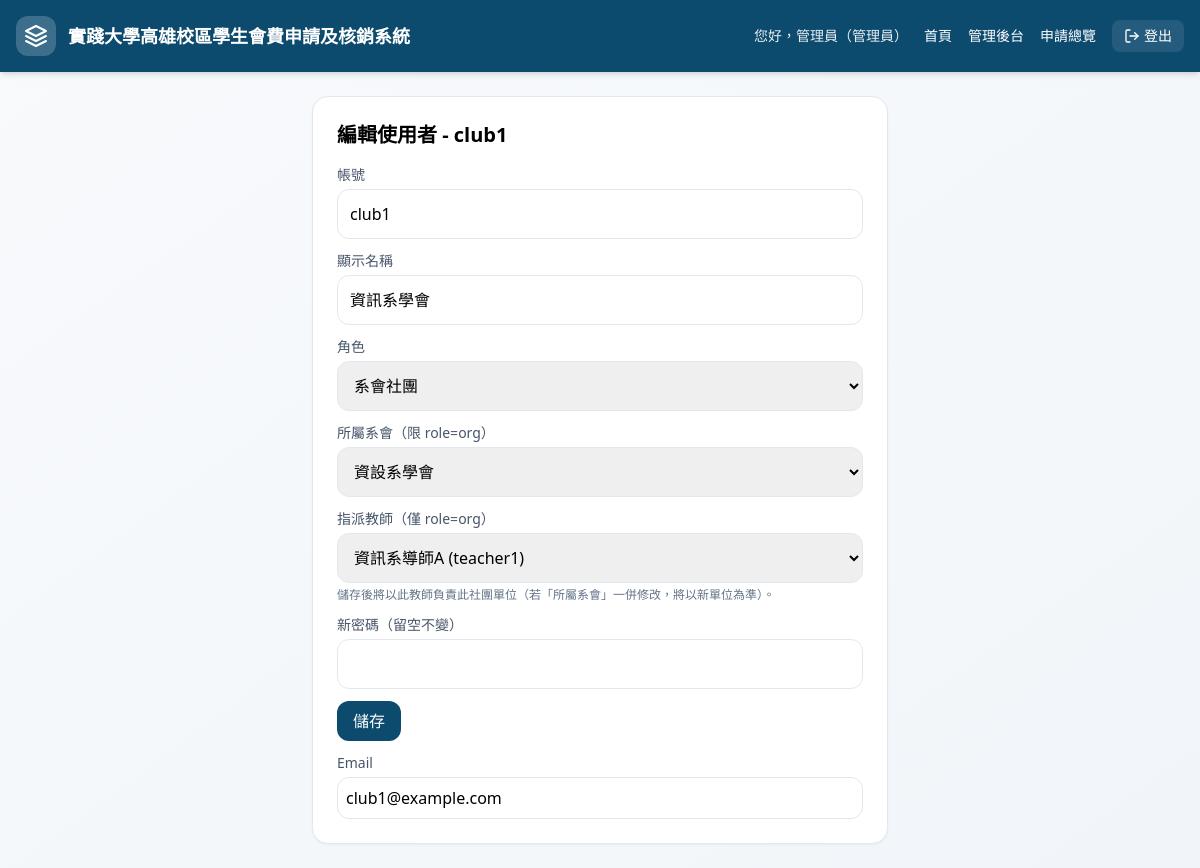
Page /admin/user/2/edit (signed in) on the committed database.
### tables this page shows
CREATE TABLE users (
  id INTEGER PRIMARY KEY AUTOINCREMENT,
  username TEXT UNIQUE NOT NULL,
  password_hash TEXT NOT NULL,
  role TEXT NOT NULL,
  display_name TEXT NOT NULL,
  org_id INTEGER,
  email TEXT
);

CREATE TABLE organizations (
  id INTEGER PRIMARY KEY AUTOINCREMENT,
  name TEXT UNIQUE NOT NULL
);

### app.py (the view, shortened to what this page needs)
@app.route('/admin/user/<int:uid>/edit', methods=['GET','POST'])
def admin_edit_user(uid):
    r = require('admin')
    if r: return r
    u = q('SELECT * FROM users WHERE id=?',(uid,), one=True)
    if not u:
        flash('找不到使用者')
        return redirect(url_for('admin_home'))
    roles = [('org','系會社團'),('org_teacher','系會社團老師'),
             ('union_treasurer','學生會出納'),('union_finance','學生會財務'),
             ('union_other','學生會其他幹部'),('union_president','學生會會長'),
             ('parliament_chair','學生議會議長'),('instructor','課指組老師'),
             ('admin','管理員')]
    orgs = q('SELECT * FROM organizations ORDER BY id')
    teachers = q("SELECT * FROM users WHERE role='org_teacher' ORDER BY display_name")
    current_teacher = None
    if u and u['org_id']:
        ct = q('SELECT teacher_user_id FROM teacher_assignments WHERE organization_id=?', (u['org_id'],), one=True)
        if ct:
            current_teacher = ct['teacher_user_id']
    return render_template('admin_edit_user.html', user=me(), u=u, roles=roles, orgs=orgs, teachers=teachers, current_teacher=current_teacher)

### app.py (called while the page is built)
def get_db():
    db = getattr(g, '_db', None)
    if db is None:
        db = g._db = sqlite3.connect(DB)
        db.row_factory = sqlite3.Row
    return db

def q(sql, args=(), one=False):
    cur = get_db().execute(sql, args)
    rows = cur.fetchall()
    cur.close()
    return (rows[0] if rows else None) if one else rows

def me():
    if 'uid' in session:
        return q('SELECT * FROM users WHERE id=?', (session['uid'],), one=True)
    return None

def require(role=None):
    u = me()
    if not u:
        flash('請先登入')
        return redirect(url_for('login'))
    if role and u['role']!=role:
        flash('權限不足')
        return redirect(url_for('dashboard'))
    return None

### templates/admin_edit_user.html (shortened to what this page needs)
{% extends "layout.html" %}
{% block content %}
<div class="max-w-xl bg-white rounded-2xl shadow-sm border border-slate-200 p-6 mx-auto">
  <h2 class="text-xl font-semibold mb-4">編輯使用者 - {{ u.username }}</h2>
  <form method="post" class="space-y-3">
    <div><label class="block text-sm text-slate-600 mb-1">帳號</label><input name="username" class="w-full border border-slate-200 p-3 rounded-xl" value="{{ u.username }}" required></div>
    <div><label class="block text-sm text-slate-600 mb-1">顯示名稱</label><input name="display_name" class="w-full border border-slate-200 p-3 rounded-xl" value="{{ u.display_name }}"></div>
    <div>
      <label class="block text-sm text-slate-600 mb-1">角色</label>
      <select name="role" class="w-full border border-slate-200 p-3 rounded-xl" id="role-select">
        {% for v,l in roles %}<option value="{{ v }}" {% if u.role==v %}selected{% endif %}>{{ l }}</option>{% endfor %}
      </select>
    </div>
    <div id="org-picker" class="{% if u.role!='org' %}hidden{% endif %}">
      <label class="block text-sm text-slate-600 mb-1">所屬系會（限 role=org）</label>
      <select name="org_id" class="w-full border border-slate-200 p-3 rounded-xl">
        {% for o in orgs %}{% if o.name!='學生會' %}<option value="{{ o.id }}" {% if u.org_id==o.id %}selected{% endif %}>{{ o.name }}</option>{% endif %}{% endfor %}
      </select>
    </div>
    <div id="teacher-picker" class="{% if u.role!='org' %}hidden{% endif %}">
      <label class="block text-sm text-slate-600 mb-1">指派教師（僅 role=org）</label>
      <select name="assigned_teacher_id" class="w-full border border-slate-200 p-3 rounded-xl">
  {% for t in teachers %}
    <option value="{{ t.id }}" {% if current_teacher and current_teacher==t.id %}selected{% endif %}>{{ t.display_name }} ({{ t.username }})</option>
  {% endfor %}
</select>
      <p class="text-xs text-slate-500 mt-1">儲存後將以此教師負責此社團單位（若「所屬系會」一併修改，將以新單位為準）。</p>
    </div>
    <div><label class="block text-sm text-slate-600 mb-1">新密碼（留空不變）</label><input name="password" class="w-full border border-slate-200 p-3 rounded-xl"></div>
    <button class="bg-primary hover:bg-secondary text-white px-4 py-2 rounded-xl">儲存</button>
<div class="mt-3">
  <label class="block text-sm text-slate-600 mb-1">Email</label>
  <input type="email" name="email" value="{{ u.email or '' }}" placeholder="user@example.com" class="w-full border border-slate-200 p-2 rounded-xl">
</div>
</form>
</div>
{% endblock %}

### templates/layout.html (shortened to what this page needs)
<!doctype html>
<html lang="zh-Hant">
<head>
  <script src="https://cdn.tailwindcss.com"></script>
</head>
<body class="bg-gradient-to-br from-slate-50 to-slate-100 min-h-screen">
<header class="bg-primary shadow-md">
  <div class="max-w-7xl mx-auto px-4 py-4 flex items-center justify-between text-white">
    <div class="flex items-center gap-3">
      <div class="bg-white/20 p-2 rounded-xl"><i data-feather="layers"></i></div>
      <div class="font-semibold text-lg">實踐大學高雄校區學生會費申請及核銷系統</div>
    </div>
    <nav class="flex items-center gap-4 text-sm">
      {% if user %}
        <span class="hidden md:inline opacity-90">您好，{{ session.name }}（{{ role_label(user.role) }}）</span>
        <a href="{{ url_for('dashboard') }}" class="hover:underline">首頁</a>
        {% if user.role == 'admin' %}
          <a href="{{ url_for('admin_home') }}" class="hover:underline">管理後台</a>
          <a href="{{ url_for('admin_applications') }}" class="hover:underline">申請總覽</a>
        {% endif %}
        <a href="{{ url_for('logout') }}" class="inline-flex items-center gap-1 bg-white/10 px-3 py-1.5 rounded-lg hover:bg-white/20 transition"><i data-feather='log-out' class='w-4 h-4'></i>登出</a>
      {% else %}
        <a href="{{ url_for('login') }}" class="hover:underline">登入</a>
      {% endif %}
    </nav>
  </div>
</header>
<main class="max-w-7xl mx-auto p-6">
  {% block content %}{% endblock %}
</main>
</body>
</html>

### rows in the picture
users: name "管理員", role "管理員"
users: username "club1", display_name "資訊系學會", role "系會社團", org_id "資設系學會", email "club1@example.com"

### other values in the picture
form field assigned_teacher_id "資訊系導師A (teacher1)"
